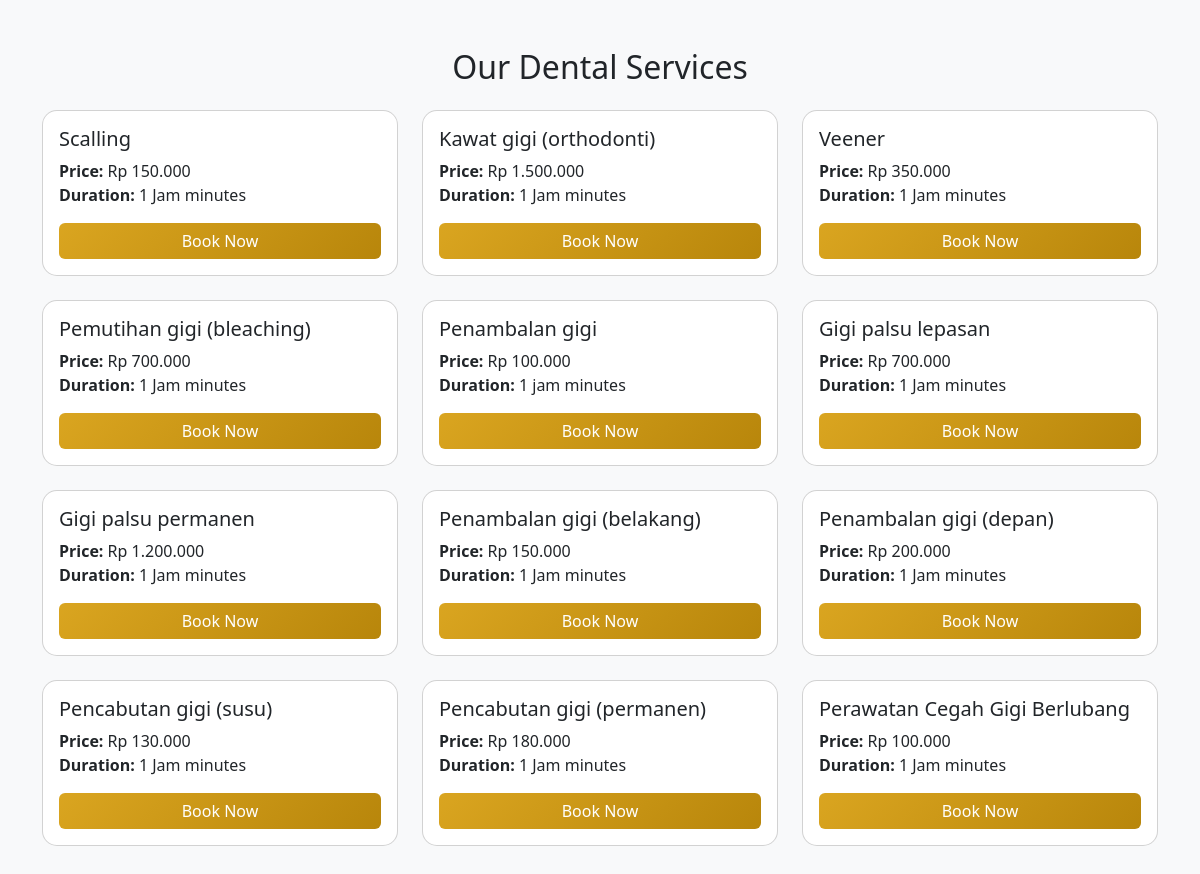
The app's page /index.php/dental_booking/services with its own data.
### tables this page shows
CREATE TABLE `layanan` (
  `No` int(11) NOT NULL,
  `jenis_layanan` varchar(100) NOT NULL,
  `harga` decimal(10,2) NOT NULL,
  `waktu_pengerjaan` varchar(50) DEFAULT NULL
);

### application/controllers/Dental_booking.php (called while the page is built, shortened)
<?php
class Dental_booking extends CI_Controller {
    public function __construct() {
        $this->load->model(['Dental_service_model', 'Dental_booking_model']);
    }
    public function services() {
        $data['layanan'] = $this->Dental_service_model->get_all_services();
        $this->load->view('dental/service_list', $data);
    }
}

### index.php (called while the page is built, shortened)
<?php
require_once BASEPATH.'core/CodeIgniter.php';

### application/models/Dental_service_model.php (called while the page is built, shortened)
<?php
class Dental_service_model extends CI_Model {
    private $table = 'layanan';
    public function get_all_services() {
        return $this->db->get($this->table)->result();
    }
}

### application/views/dental/service_list.php (the view, shortened to what this page needs)
<!DOCTYPE html>
<html>
<head>
    <link href="https://cdn.jsdelivr.net/npm/bootstrap@5.3.2/dist/css/bootstrap.min.css" rel="stylesheet">
    <link href="https://cdnjs.cloudflare.com/ajax/libs/font-awesome/6.5.1/css/all.min.css" rel="stylesheet">
</head>
<body class="bg-light">
    <div class="container py-5">
        <h2 class="text-center mb-4">Our Dental Services</h2>
        <div class="row">
            <?php foreach($layanan as $service): ?>
            <div class="col-md-4 mb-4">
                <div class="card service-card h-100">
                    <div class="card-body">
                        <h5 class="card-title"><?= $service->jenis_layanan ?></h5>
                        <p class="card-text">
                            <strong>Price:</strong> Rp <?= number_format($service->harga, 0, ',', '.') ?>
                            <?php if($service->waktu_pengerjaan): ?>
                            <br><strong>Duration:</strong> <?= $service->waktu_pengerjaan ?> minutes
                            <?php endif; ?>
                        </p>
                        <a href="<?= base_url('dental_booking/create/' . $service->No) ?>"
                           class="btn book-btn w-100">Book Now</a>
                    </div>
                </div>
            </div>
            <?php endforeach; ?>
        </div>
    </div>
</body>
</html>

### application/views/dental/service_list.php (style rules this page uses)
.service-card { transition: transform 0.3s; border-radius: 15px; overflow: hidden; }
.book-btn { background: linear-gradient(135deg, #DAA520, #B8860B); color: white; border: none; }

### records on screen
layanan: jenis_layanan "Scalling", harga "150.000", waktu_pengerjaan "1 Jam"
layanan: jenis_layanan "Kawat gigi (orthodonti)", harga "1.500.000", waktu_pengerjaan "1 Jam"
layanan: jenis_layanan "Veener", harga "350.000", waktu_pengerjaan "1 Jam"
layanan: jenis_layanan "Pemutihan gigi (bleaching)", harga "700.000", waktu_pengerjaan "1 Jam"
layanan: jenis_layanan "Penambalan gigi", harga "100.000", waktu_pengerjaan "1 jam"
layanan: jenis_layanan "Gigi palsu lepasan", harga "700.000", waktu_pengerjaan "1 Jam"
layanan: jenis_layanan "Gigi palsu permanen", harga "1.200.000", waktu_pengerjaan "1 Jam"
layanan: jenis_layanan "Penambalan gigi (belakang)", harga "150.000", waktu_pengerjaan "1 Jam"
layanan: jenis_layanan "Penambalan gigi (depan)", harga "200.000", waktu_pengerjaan "1 Jam"
layanan: jenis_layanan "Pencabutan gigi (susu)", harga "130.000", waktu_pengerjaan "1 Jam"
layanan: jenis_layanan "Pencabutan gigi (permanen)", harga "180.000", waktu_pengerjaan "1 Jam"
layanan: jenis_layanan "Perawatan Cegah Gigi Berlubang", harga "100.000", waktu_pengerjaan "1 Jam"
